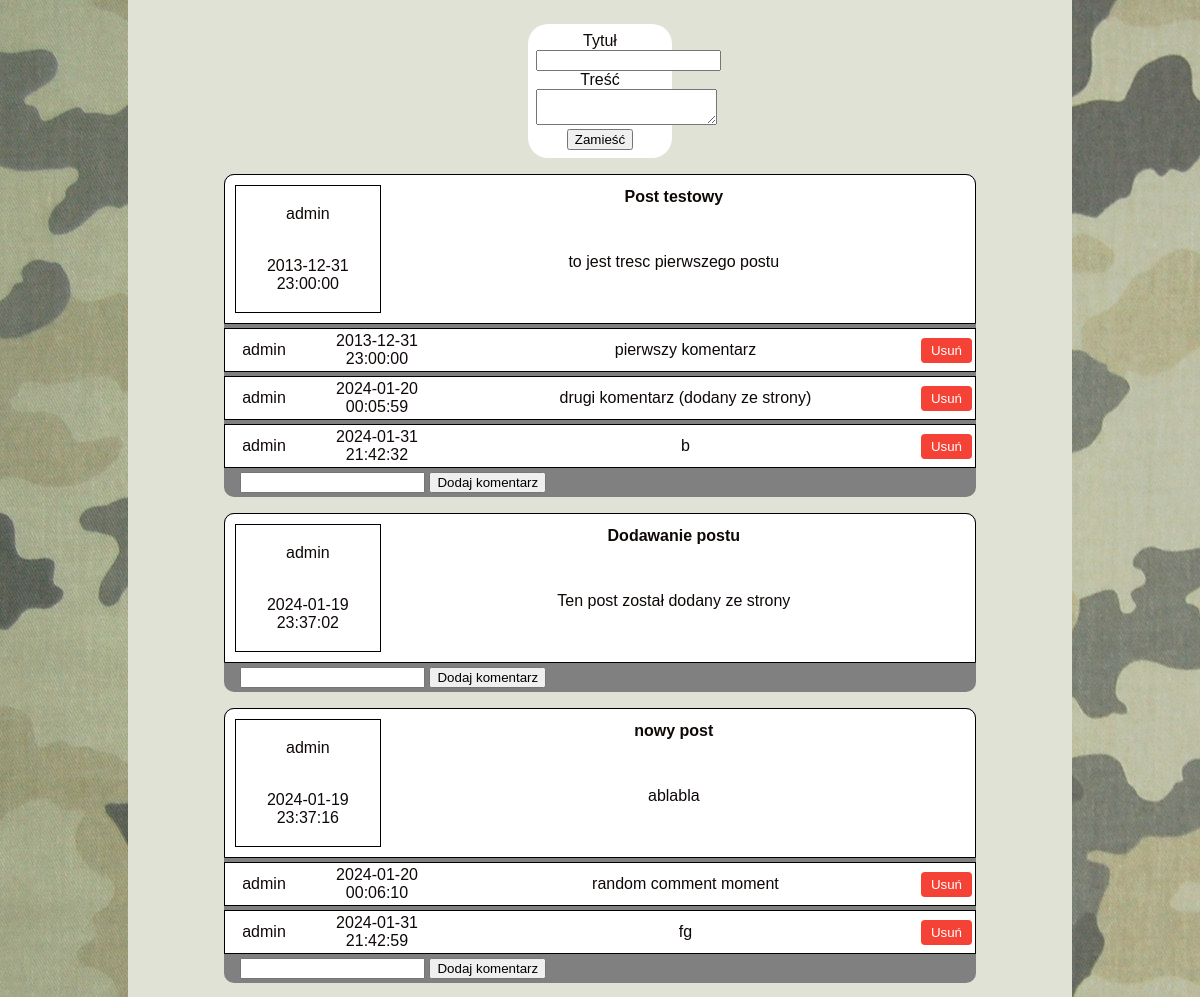
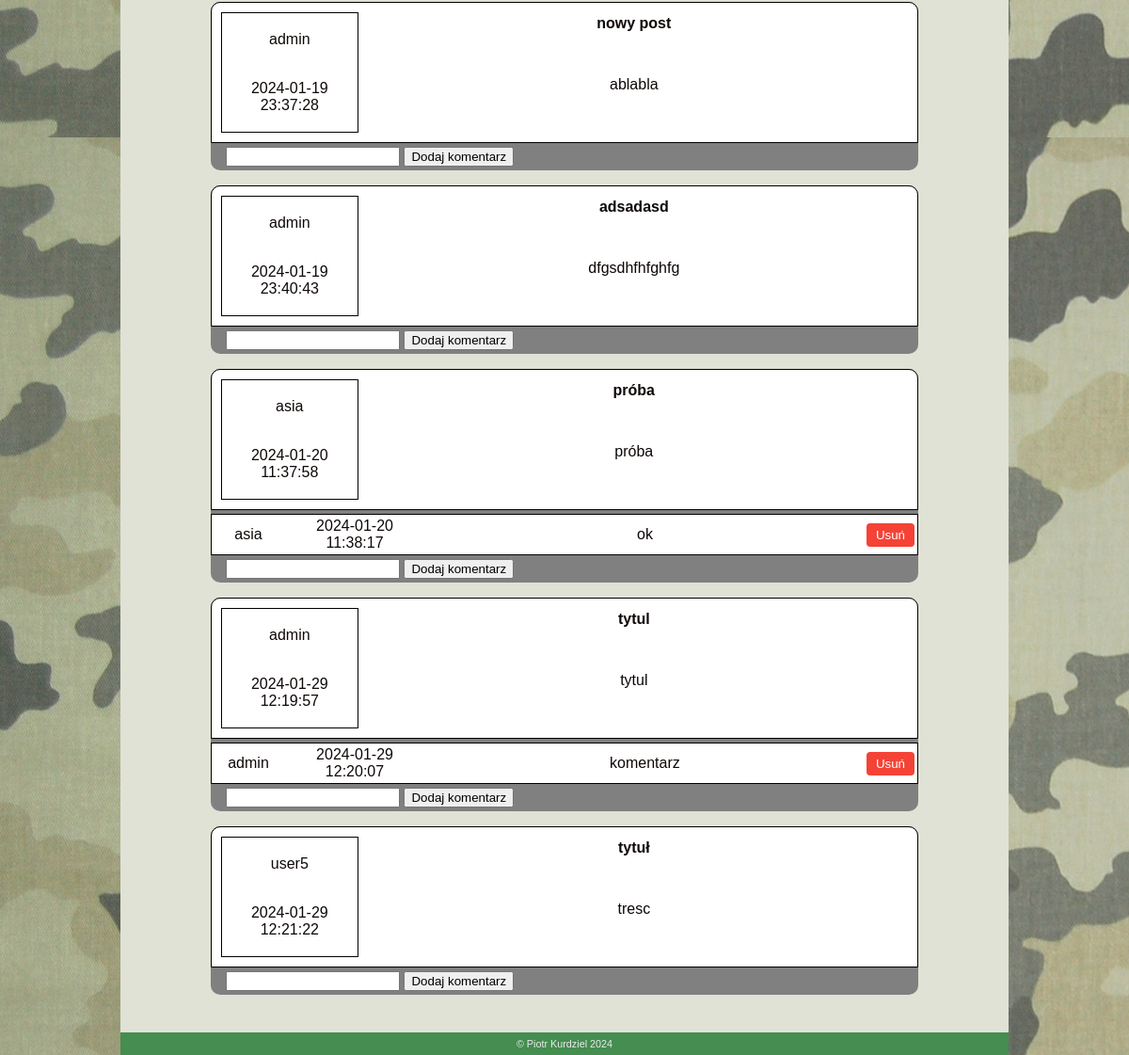
The app's page /forum.php (signed in) with its own data (2 pictures, top to bottom).
### tables this page shows
CREATE TABLE `posts` (
  `id` int(11) NOT NULL,
  `user_id` int(11) NOT NULL,
  `data` timestamp NOT NULL DEFAULT current_timestamp(),
  `tresc` text NOT NULL,
  `title` text NOT NULL
);

CREATE TABLE `users` (
  `id` int(11) NOT NULL,
  `user` text NOT NULL,
  `pass` text NOT NULL,
  `pfp` text DEFAULT NULL COMMENT 'path to profile picture',
  `birthdate` date DEFAULT NULL,
  `newsletter` binary(1) NOT NULL
);

CREATE TABLE `comments` (
  `id` int(11) NOT NULL,
  `post_id` int(11) NOT NULL,
  `user_id` int(11) NOT NULL,
  `data` timestamp NOT NULL DEFAULT current_timestamp() ON UPDATE current_timestamp(),
  `tresc` text NOT NULL
);

### forum.php (the view, shortened to what this page needs)
<!DOCTYPE html>
<html lang="pl">
<?php
include("session.php");
?>
<head>
    <link rel="stylesheet" href="resource/main.css" />
    <link rel="stylesheet" href="resource/mobile.css" />
    <link rel="stylesheet" href="resource/forum.css" />
</head>
<body>
    <div class="container">
        <main>
            <div id="addpost">
                <form action="process_post.php" method="post">
                    Tytuł<br>
                    <input type="text" id="title" name="title" required><br>
                    Treść<br>
                    <textarea id="content" name="content" required></textarea><br>
                    <input type="submit" value="Zamieść">
                </form>
            </div>
            <?php
            $postQuery = "SELECT * FROM posts";
            $result = $connection->query($postQuery);
            while ($post = $result->fetch_assoc()) {
                $postId = $post['id'];
                $commentResult = $connection->query("SELECT * FROM comments WHERE post_id = $postId");
                $username = $post['user_id'];
                $userResult = $connection->query("SELECT user FROM users WHERE id= $username");
                $username = "Deleted";
                if ($userResult) {
                    $userData = $userResult->fetch_row();
                    if ($userData)
                        $username = $userData[0];
                }
                echo '<div class="post-container">';
                echo '<table class="post">
                <tr>
                    <th class="post-user" rowspan="2">
                    <table>
                        <tr><td>' . $username . '</td></tr>
                        <tr><td>' . $post['data'] . '</td></tr>
                    </table>
                    </th>
                    <th class="post-title">' . $post['title'] . '</th>
                </tr>
                <tr><td colspan="2"><p>' . $post['tresc'] . '</p></td></tr>
                </table>';
                echo '<div class="comments">';
                while ($comment = $commentResult->fetch_assoc()) {
                    $username = $comment['user_id'];
                    $userResult = $connection->query("SELECT user FROM users WHERE id= $username");
                    $username = "Deleted";
                    if ($userResult) {
                        $userData = $userResult->fetch_row();
                        if ($userData)
                            $username = $userData[0];
                    }
                    echo '<table class="comment">
                    <tr>
                        <td style="width: 10%;">' . $username . '</td>
                        <td style="width: 20%;">' . $comment['data'] . '</td>
                        <td>' . $comment['tresc'] . '</td>';
                        if ($_SESSION['login'] == 'admin') {
                        echo '<td style="width: 5%;"><button class="delete-button">Usuń</button></td>';
                        }
                    echo '</tr>
                    </table>';
                }
                echo
                    '<div class="addcomment">
                        <form action="process_comm.php" method="post">
                            <input type="hidden" name="post" value="' . $postId . '">
                            <input type="text" name="content" required>
                            <input type="submit" value="Dodaj komentarz">
                        </form>
                    </div>
                </div>
                </div>';
            }
            ?>
        </main>
        <footer>
        </footer>
    </div>
</body>
</html>

### resource/main.css (style rules this page uses)
:root { --beige: #dfe2d5; --white: #ebebeb; --blue: #518194; --linkblue: #05b; --green: #458d50; --darkgray: #747474; --shadowgreen: #3d6b43; --fontdark: #0e0806; --fontlight: #ebebeb; --orange: #f57543; --border-s: 6px; }
* { box-sizing: border-box; }
html { scroll-behavior: smooth; }
body, h1, h2, h3, h4, h5, h6 { font-family: Roboto, sans-serif; }
body { background-color: #888; background-image: url("../img/moro.jpg"); background-position: fixed; color: var(--fontdark); margin: 0; font-family: sans-serif; }
.container { margin: 0 8rem; display: flex; flex-direction: column; }
main { padding: 1.5rem 5rem; background-color: var(--beige); min-height: 80vh; position: relative; }
footer { font-size: 0.675rem; background-color: var(--green); color: var(--white); padding: 0.375rem; text-align: center; }

### resource/forum.css (style rules this page uses)
table { width: 100%; text-align: center; }
.post-container { margin: 1rem; background-color: gray; border-radius: 10px; text-align: left; }
.post { cursor: pointer; border: 1px solid black; background-color: white; padding: 0.5rem; border-top-left-radius: 10px; border-top-right-radius: 10px; }
.post-user { width: 20%; font-weight: normal; border: 1px solid black; }
.post td { padding: 1rem; }
.comment { background-color: white; border: 1px solid black; margin-top: 0.25rem; }
#addpost { background-color: white; text-align: center; padding: 0.5rem; margin: 0 20rem; border-radius: 20px; }
.addcomment { margin: 0.25rem 1rem; padding-bottom: 0.25rem; }
.delete-button { background-color: #f44336; color: white; padding: 5px 10px; border: none; border-radius: 4px; cursor: pointer; text-align: center; text-decoration: none; display: inline-block; transition: background-color 0.3s; }

### records on screen
posts: user.user "admin", data "2013-12-31 23:00:00", title "Post testowy", tresc "to jest tresc pierwszego postu"
comments: user.user "admin", data "2013-12-31 23:00:00", tresc "pierwszy komentarz"
comments: user.user "admin", data "2024-01-20 00:05:59", tresc "drugi komentarz (dodany ze strony)"
comments: user.user "admin", data "2024-01-31 21:42:32", tresc "b"
posts: user.user "admin", data "2024-01-19 23:37:02", title "Dodawanie postu", tresc "Ten post został dodany ze strony"
posts: user.user "admin", data "2024-01-19 23:37:16", title "nowy post", tresc "ablabla"
comments: user.user "admin", data "2024-01-20 00:06:10", tresc "random comment moment"
comments: user.user "admin", data "2024-01-31 21:42:59", tresc "fg"
posts: user.user "admin", data "2024-01-19 23:37:28", title "nowy post", tresc "ablabla"
posts: user.user "admin", data "2024-01-19 23:40:43", title "adsadasd", tresc "dfgsdhfhfghfg"
posts: user.user "asia", data "2024-01-20 11:37:58", title "próba", tresc "próba"
comments: user.user "asia", data "2024-01-20 11:38:17", tresc "ok"
posts: user.user "admin", data "2024-01-29 12:19:57", title "tytul", tresc "tytul"
comments: user.user "admin", data "2024-01-29 12:20:07", tresc "komentarz"
posts: user.user "user5", data "2024-01-29 12:21:22", title "tytuł", tresc "tresc"
